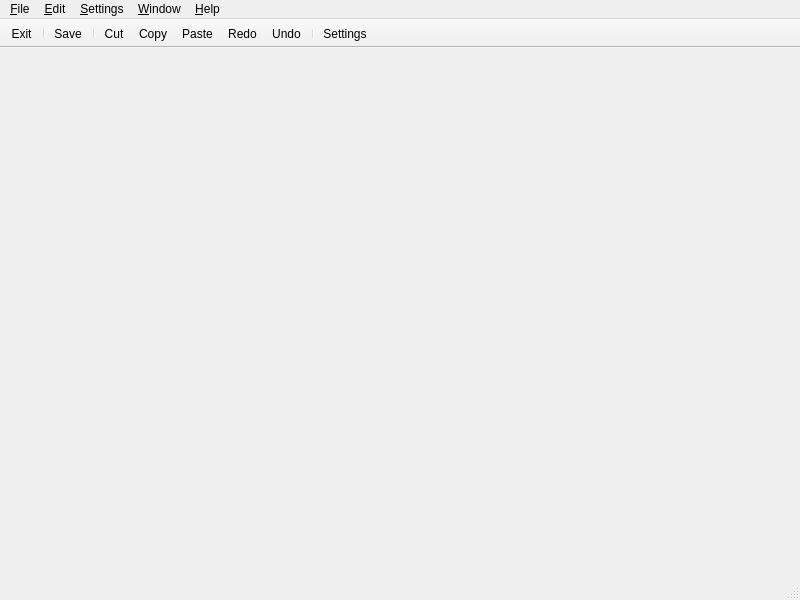
<?xml version="1.0" encoding="UTF-8"?>
<ui version="4.0">
 <class>MainWindow</class>
 <widget class="QMainWindow" name="MainWindow">
  <property name="geometry">
   <rect>
    <x>0</x>
    <y>0</y>
    <width>800</width>
    <height>600</height>
   </rect>
  </property>
  <property name="windowTitle">
   <string>Buttons and Actions Template</string>
  </property>
  <widget class="QWidget" name="centralwidget"/>
  <widget class="QMenuBar" name="menubarStandard">
   <property name="geometry">
    <rect>
     <x>0</x>
     <y>0</y>
     <width>800</width>
     <height>22</height>
    </rect>
   </property>
   <widget class="QMenu" name="menu_File">
    <property name="title">
     <string>&amp;File</string>
    </property>
    <addaction name="actionMenuSave"/>
    <addaction name="actionMenuSaveAs"/>
    <addaction name="separator"/>
    <addaction name="actionMenuExit"/>
   </widget>
   <widget class="QMenu" name="menu_Edit">
    <property name="title">
     <string>&amp;Edit</string>
    </property>
    <addaction name="actionMenuCopy"/>
    <addaction name="actionMenuCut"/>
    <addaction name="actionMenuPaste"/>
    <addaction name="actionMenuClear"/>
    <addaction name="separator"/>
    <addaction name="actionMenuRedo"/>
    <addaction name="actionMenuUndo"/>
    <addaction name="separator"/>
    <addaction name="actionMenuSelectAll"/>
   </widget>
   <widget class="QMenu" name="menu_Settings">
    <property name="title">
     <string>&amp;Settings</string>
    </property>
    <addaction name="actionMenuConfigure"/>
   </widget>
   <widget class="QMenu" name="menu_Window">
    <property name="title">
     <string>&amp;Window</string>
    </property>
    <addaction name="actionMenuMinimise"/>
    <addaction name="actionMenuMaximise"/>
   </widget>
   <widget class="QMenu" name="menu_Help">
    <property name="title">
     <string>&amp;Help</string>
    </property>
    <addaction name="actionMenuContextHelp"/>
    <addaction name="separator"/>
    <addaction name="actionMenuAbout"/>
    <addaction name="actionMenuAboutQt"/>
   </widget>
   <addaction name="menu_File"/>
   <addaction name="menu_Edit"/>
   <addaction name="menu_Settings"/>
   <addaction name="menu_Window"/>
   <addaction name="menu_Help"/>
  </widget>
  <widget class="QStatusBar" name="statusbarStandard"/>
  <widget class="QToolBar" name="toolBarSmall">
   <property name="minimumSize">
    <size>
     <width>0</width>
     <height>0</height>
    </size>
   </property>
   <property name="cursor">
    <cursorShape>PointingHandCursor</cursorShape>
   </property>
   <property name="windowTitle">
    <string>toolBarSmall</string>
   </property>
   <property name="movable">
    <bool>false</bool>
   </property>
   <property name="iconSize">
    <size>
     <width>64</width>
     <height>64</height>
    </size>
   </property>
   <attribute name="toolBarArea">
    <enum>TopToolBarArea</enum>
   </attribute>
   <attribute name="toolBarBreak">
    <bool>false</bool>
   </attribute>
   <addaction name="actionExit"/>
   <addaction name="separator"/>
   <addaction name="actionSave"/>
   <addaction name="separator"/>
   <addaction name="actionCut"/>
   <addaction name="actionCopy"/>
   <addaction name="actionPaste"/>
   <addaction name="actionRedo"/>
   <addaction name="actionUndo"/>
   <addaction name="separator"/>
   <addaction name="actionSettings"/>
  </widget>
  <action name="actionAbout">
   <property name="icon">
    <iconset resource="buttonresource.qrc">
     <normaloff>:/Buttons/glassButtonAbout.png</normaloff>:/Buttons/glassButtonAbout.png</iconset>
   </property>
   <property name="text">
    <string>About</string>
   </property>
   <property name="toolTip">
    <string>About</string>
   </property>
  </action>
  <action name="actionAndroid">
   <property name="icon">
    <iconset resource="buttonresource.qrc">
     <normaloff>:/Buttons/glassButtonAndroid.png</normaloff>:/Buttons/glassButtonAndroid.png</iconset>
   </property>
   <property name="text">
    <string>Android</string>
   </property>
   <property name="toolTip">
    <string>Android</string>
   </property>
  </action>
  <action name="actionApacheWebServer">
   <property name="icon">
    <iconset resource="buttonresource.qrc">
     <normaloff>:/Buttons/glassButtonApacheWebServer.png</normaloff>:/Buttons/glassButtonApacheWebServer.png</iconset>
   </property>
   <property name="text">
    <string>Apache Web Server</string>
   </property>
   <property name="toolTip">
    <string>Apache Web Server</string>
   </property>
  </action>
  <action name="actionArduino">
   <property name="icon">
    <iconset resource="buttonresource.qrc">
     <normaloff>:/Buttons/glassButtonArduino.png</normaloff>:/Buttons/glassButtonArduino.png</iconset>
   </property>
   <property name="text">
    <string>Arduino</string>
   </property>
   <property name="toolTip">
    <string>Arduino</string>
   </property>
  </action>
  <action name="actionBash">
   <property name="icon">
    <iconset resource="buttonresource.qrc">
     <normaloff>:/Buttons/glassButtonBash.png</normaloff>:/Buttons/glassButtonBash.png</iconset>
   </property>
   <property name="text">
    <string>Bash</string>
   </property>
   <property name="toolTip">
    <string>Bash</string>
   </property>
  </action>
  <action name="actionC">
   <property name="icon">
    <iconset resource="buttonresource.qrc">
     <normaloff>:/Buttons/glassButtonC.png</normaloff>:/Buttons/glassButtonC.png</iconset>
   </property>
   <property name="text">
    <string>C</string>
   </property>
   <property name="toolTip">
    <string>C</string>
   </property>
  </action>
  <action name="actionCpp">
   <property name="icon">
    <iconset resource="buttonresource.qrc">
     <normaloff>:/Buttons/glassButtonC++.png</normaloff>:/Buttons/glassButtonC++.png</iconset>
   </property>
   <property name="text">
    <string>C++</string>
   </property>
   <property name="toolTip">
    <string>C++</string>
   </property>
  </action>
  <action name="actionCancel">
   <property name="icon">
    <iconset resource="buttonresource.qrc">
     <normaloff>:/Buttons/glassButtonCancel.png</normaloff>:/Buttons/glassButtonCancel.png</iconset>
   </property>
   <property name="text">
    <string>Cancel</string>
   </property>
   <property name="toolTip">
    <string>Cancel</string>
   </property>
  </action>
  <action name="actionClear">
   <property name="icon">
    <iconset resource="buttonresource.qrc">
     <normaloff>:/Buttons/glassButtonClear.png</normaloff>:/Buttons/glassButtonClear.png</iconset>
   </property>
   <property name="text">
    <string>Clear</string>
   </property>
   <property name="toolTip">
    <string>Clear</string>
   </property>
  </action>
  <action name="actionCMake">
   <property name="icon">
    <iconset resource="buttonresource.qrc">
     <normaloff>:/Buttons/glassButtonCMake.png</normaloff>:/Buttons/glassButtonCMake.png</iconset>
   </property>
   <property name="text">
    <string>CMake</string>
   </property>
   <property name="toolTip">
    <string>CMake</string>
   </property>
  </action>
  <action name="actionCopy">
   <property name="icon">
    <iconset resource="buttonresource.qrc">
     <normaloff>:/Buttons/glassButtonCopy.png</normaloff>:/Buttons/glassButtonCopy.png</iconset>
   </property>
   <property name="text">
    <string>Copy</string>
   </property>
   <property name="toolTip">
    <string>Copy</string>
   </property>
  </action>
  <action name="actionCSS">
   <property name="icon">
    <iconset resource="buttonresource.qrc">
     <normaloff>:/Buttons/glassButtonCSS.png</normaloff>:/Buttons/glassButtonCSS.png</iconset>
   </property>
   <property name="text">
    <string>CSS</string>
   </property>
   <property name="toolTip">
    <string>CSS</string>
   </property>
  </action>
  <action name="actionCut">
   <property name="icon">
    <iconset resource="buttonresource.qrc">
     <normaloff>:/Buttons/glassButtonCut.png</normaloff>:/Buttons/glassButtonCut.png</iconset>
   </property>
   <property name="text">
    <string>Cut</string>
   </property>
   <property name="toolTip">
    <string>Cut</string>
   </property>
  </action>
  <action name="actionDoxygen">
   <property name="icon">
    <iconset resource="buttonresource.qrc">
     <normaloff>:/Buttons/glassButtonDoxygen.png</normaloff>:/Buttons/glassButtonDoxygen.png</iconset>
   </property>
   <property name="text">
    <string>Doxygen</string>
   </property>
   <property name="toolTip">
    <string>Doxygen</string>
   </property>
  </action>
  <action name="actionExit">
   <property name="icon">
    <iconset resource="buttonresource.qrc">
     <normaloff>:/Buttons/glassButtonExit.png</normaloff>:/Buttons/glassButtonExit.png</iconset>
   </property>
   <property name="text">
    <string>Exit</string>
   </property>
   <property name="toolTip">
    <string>Exit</string>
   </property>
  </action>
  <action name="actionGit">
   <property name="icon">
    <iconset resource="buttonresource.qrc">
     <normaloff>:/Buttons/glassButtonGit.png</normaloff>:/Buttons/glassButtonGit.png</iconset>
   </property>
   <property name="text">
    <string>Git</string>
   </property>
   <property name="toolTip">
    <string>Git</string>
   </property>
  </action>
  <action name="actionGitHub">
   <property name="icon">
    <iconset resource="buttonresource.qrc">
     <normaloff>:/Buttons/glassButtonGitHub.png</normaloff>:/Buttons/glassButtonGitHub.png</iconset>
   </property>
   <property name="text">
    <string>GitHub</string>
   </property>
   <property name="toolTip">
    <string>GitHub</string>
   </property>
  </action>
  <action name="actionGraphViz">
   <property name="icon">
    <iconset resource="buttonresource.qrc">
     <normaloff>:/Buttons/glassButtonGraphViz.png</normaloff>:/Buttons/glassButtonGraphViz.png</iconset>
   </property>
   <property name="text">
    <string>GraphViz</string>
   </property>
   <property name="toolTip">
    <string>GraphViz</string>
   </property>
  </action>
  <action name="actionHelp">
   <property name="icon">
    <iconset resource="buttonresource.qrc">
     <normaloff>:/Buttons/glassButtonHelp.png</normaloff>:/Buttons/glassButtonHelp.png</iconset>
   </property>
   <property name="text">
    <string>Help</string>
   </property>
   <property name="toolTip">
    <string>Help</string>
   </property>
  </action>
  <action name="actionHTML">
   <property name="icon">
    <iconset resource="buttonresource.qrc">
     <normaloff>:/Buttons/glassButtonHtml.png</normaloff>:/Buttons/glassButtonHtml.png</iconset>
   </property>
   <property name="text">
    <string>HTML</string>
   </property>
   <property name="toolTip">
    <string>HTML</string>
   </property>
  </action>
  <action name="actionImages">
   <property name="icon">
    <iconset resource="buttonresource.qrc">
     <normaloff>:/Buttons/glassButtonImages.png</normaloff>:/Buttons/glassButtonImages.png</iconset>
   </property>
   <property name="text">
    <string>Images</string>
   </property>
   <property name="toolTip">
    <string>Images</string>
   </property>
  </action>
  <action name="actioniOS">
   <property name="icon">
    <iconset resource="buttonresource.qrc">
     <normaloff>:/Buttons/glassButtonIos.png</normaloff>:/Buttons/glassButtonIos.png</iconset>
   </property>
   <property name="text">
    <string>iOS</string>
   </property>
   <property name="toolTip">
    <string>iOS</string>
   </property>
  </action>
  <action name="actionJava">
   <property name="icon">
    <iconset resource="buttonresource.qrc">
     <normaloff>:/Buttons/glassButtonJava.png</normaloff>:/Buttons/glassButtonJava.png</iconset>
   </property>
   <property name="text">
    <string>Java</string>
   </property>
   <property name="toolTip">
    <string>Java</string>
   </property>
  </action>
  <action name="actionKDoc">
   <property name="icon">
    <iconset resource="buttonresource.qrc">
     <normaloff>:/Buttons/glassButtonKDoc.png</normaloff>:/Buttons/glassButtonKDoc.png</iconset>
   </property>
   <property name="text">
    <string>KDoc</string>
   </property>
   <property name="toolTip">
    <string>KDoc</string>
   </property>
  </action>
  <action name="actionKotlin">
   <property name="icon">
    <iconset resource="buttonresource.qrc">
     <normaloff>:/Buttons/glassButtonKotlin.png</normaloff>:/Buttons/glassButtonKotlin.png</iconset>
   </property>
   <property name="text">
    <string>Kotlin</string>
   </property>
   <property name="toolTip">
    <string>Kotlin</string>
   </property>
  </action>
  <action name="actionList">
   <property name="icon">
    <iconset resource="buttonresource.qrc">
     <normaloff>:/Buttons/glassButtonList.png</normaloff>:/Buttons/glassButtonList.png</iconset>
   </property>
   <property name="text">
    <string>List</string>
   </property>
   <property name="toolTip">
    <string>List</string>
   </property>
  </action>
  <action name="actionLoad">
   <property name="icon">
    <iconset resource="buttonresource.qrc">
     <normaloff>:/Buttons/glassButtonLoad.png</normaloff>:/Buttons/glassButtonLoad.png</iconset>
   </property>
   <property name="text">
    <string>Load</string>
   </property>
   <property name="toolTip">
    <string>Load</string>
   </property>
  </action>
  <action name="actionMySql">
   <property name="icon">
    <iconset resource="buttonresource.qrc">
     <normaloff>:/Buttons/glassButtonMySql.png</normaloff>:/Buttons/glassButtonMySql.png</iconset>
   </property>
   <property name="text">
    <string>MySQL</string>
   </property>
   <property name="toolTip">
    <string>MySQL</string>
   </property>
  </action>
  <action name="actionNew">
   <property name="icon">
    <iconset resource="buttonresource.qrc">
     <normaloff>:/Buttons/glassButtonNew.png</normaloff>:/Buttons/glassButtonNew.png</iconset>
   </property>
   <property name="text">
    <string>New</string>
   </property>
   <property name="toolTip">
    <string>New</string>
   </property>
  </action>
  <action name="actionNo">
   <property name="icon">
    <iconset resource="buttonresource.qrc">
     <normaloff>:/Buttons/glassButtonNo.png</normaloff>:/Buttons/glassButtonNo.png</iconset>
   </property>
   <property name="text">
    <string>No</string>
   </property>
   <property name="toolTip">
    <string>No</string>
   </property>
  </action>
  <action name="actionOverWrite">
   <property name="icon">
    <iconset resource="buttonresource.qrc">
     <normaloff>:/Buttons/glassButtonOverWrite.png</normaloff>:/Buttons/glassButtonOverWrite.png</iconset>
   </property>
   <property name="text">
    <string>Over Write</string>
   </property>
   <property name="toolTip">
    <string>Over Write</string>
   </property>
  </action>
  <action name="actionPaste">
   <property name="icon">
    <iconset resource="buttonresource.qrc">
     <normaloff>:/Buttons/glassButtonPaste.png</normaloff>:/Buttons/glassButtonPaste.png</iconset>
   </property>
   <property name="text">
    <string>Paste</string>
   </property>
   <property name="toolTip">
    <string>Paste</string>
   </property>
  </action>
  <action name="actionPhp">
   <property name="icon">
    <iconset resource="buttonresource.qrc">
     <normaloff>:/Buttons/glassButtonPhp.png</normaloff>:/Buttons/glassButtonPhp.png</iconset>
   </property>
   <property name="text">
    <string>PHP</string>
   </property>
   <property name="toolTip">
    <string>PHP</string>
   </property>
  </action>
  <action name="actionPostgreSql">
   <property name="icon">
    <iconset resource="buttonresource.qrc">
     <normaloff>:/Buttons/glassButtonPostgreSql.png</normaloff>:/Buttons/glassButtonPostgreSql.png</iconset>
   </property>
   <property name="text">
    <string>PostgreSql</string>
   </property>
   <property name="toolTip">
    <string>PostggreSql</string>
   </property>
  </action>
  <action name="actionPrint">
   <property name="icon">
    <iconset resource="buttonresource.qrc">
     <normaloff>:/Buttons/glassButtonPrint.png</normaloff>:/Buttons/glassButtonPrint.png</iconset>
   </property>
   <property name="text">
    <string>Print</string>
   </property>
   <property name="toolTip">
    <string>Print</string>
   </property>
  </action>
  <action name="actionPython">
   <property name="icon">
    <iconset resource="buttonresource.qrc">
     <normaloff>:/Buttons/glassButtonPython.png</normaloff>:/Buttons/glassButtonPython.png</iconset>
   </property>
   <property name="text">
    <string>Python</string>
   </property>
   <property name="toolTip">
    <string>Python</string>
   </property>
  </action>
  <action name="actionQt">
   <property name="icon">
    <iconset resource="buttonresource.qrc">
     <normaloff>:/Buttons/glassButtonQt.png</normaloff>:/Buttons/glassButtonQt.png</iconset>
   </property>
   <property name="text">
    <string>Qt</string>
   </property>
   <property name="toolTip">
    <string>Qt</string>
   </property>
  </action>
  <action name="actionQtAbout">
   <property name="icon">
    <iconset resource="buttonresource.qrc">
     <normaloff>:/Buttons/glassButtonQtAbout.png</normaloff>:/Buttons/glassButtonQtAbout.png</iconset>
   </property>
   <property name="text">
    <string>Qt About</string>
   </property>
   <property name="toolTip">
    <string>Qt About</string>
   </property>
  </action>
  <action name="actionQtDesigner">
   <property name="icon">
    <iconset resource="buttonresource.qrc">
     <normaloff>:/Buttons/glassButtonQtDesigner.png</normaloff>:/Buttons/glassButtonQtDesigner.png</iconset>
   </property>
   <property name="text">
    <string>Qt Designer</string>
   </property>
   <property name="toolTip">
    <string>Qt Designer</string>
   </property>
  </action>
  <action name="actionQtPython">
   <property name="icon">
    <iconset resource="buttonresource.qrc">
     <normaloff>:/Buttons/glassButtonQtPython.png</normaloff>:/Buttons/glassButtonQtPython.png</iconset>
   </property>
   <property name="text">
    <string>Qt Python</string>
   </property>
   <property name="toolTip">
    <string>Qt Python</string>
   </property>
  </action>
  <action name="actionQuit">
   <property name="icon">
    <iconset resource="buttonresource.qrc">
     <normaloff>:/Buttons/glassButtonQuit.png</normaloff>:/Buttons/glassButtonQuit.png</iconset>
   </property>
   <property name="text">
    <string>Quit</string>
   </property>
   <property name="toolTip">
    <string>Quit</string>
   </property>
  </action>
  <action name="actionRedo">
   <property name="icon">
    <iconset resource="buttonresource.qrc">
     <normaloff>:/Buttons/glassButtonRedo.png</normaloff>:/Buttons/glassButtonRedo.png</iconset>
   </property>
   <property name="text">
    <string>Redo</string>
   </property>
   <property name="toolTip">
    <string>Redo</string>
   </property>
  </action>
  <action name="actionRename">
   <property name="icon">
    <iconset resource="buttonresource.qrc">
     <normaloff>:/Buttons/glassButtonRename.png</normaloff>:/Buttons/glassButtonRename.png</iconset>
   </property>
   <property name="text">
    <string>Rename</string>
   </property>
   <property name="toolTip">
    <string>Rename</string>
   </property>
  </action>
  <action name="actionReset">
   <property name="icon">
    <iconset resource="buttonresource.qrc">
     <normaloff>:/Buttons/glassButtonReset.png</normaloff>:/Buttons/glassButtonReset.png</iconset>
   </property>
   <property name="text">
    <string>Reset</string>
   </property>
   <property name="toolTip">
    <string>Reset</string>
   </property>
  </action>
  <action name="actionResourceCompiler">
   <property name="icon">
    <iconset resource="buttonresource.qrc">
     <normaloff>:/Buttons/glassButtonResourceCompiler.png</normaloff>:/Buttons/glassButtonResourceCompiler.png</iconset>
   </property>
   <property name="text">
    <string>Resource Compiler</string>
   </property>
   <property name="toolTip">
    <string>Resource Compiler</string>
   </property>
  </action>
  <action name="actionRun">
   <property name="icon">
    <iconset resource="buttonresource.qrc">
     <normaloff>:/Buttons/glassButtonRun.png</normaloff>:/Buttons/glassButtonRun.png</iconset>
   </property>
   <property name="text">
    <string>Run</string>
   </property>
   <property name="toolTip">
    <string>Run</string>
   </property>
  </action>
  <action name="actionSave">
   <property name="icon">
    <iconset resource="buttonresource.qrc">
     <normaloff>:/Buttons/glassButtonSave.png</normaloff>:/Buttons/glassButtonSave.png</iconset>
   </property>
   <property name="text">
    <string>Save</string>
   </property>
   <property name="toolTip">
    <string>Save</string>
   </property>
  </action>
  <action name="actionSaveAs">
   <property name="icon">
    <iconset resource="buttonresource.qrc">
     <normaloff>:/Buttons/glassButtonSaveAs.png</normaloff>:/Buttons/glassButtonSaveAs.png</iconset>
   </property>
   <property name="text">
    <string>Save As</string>
   </property>
   <property name="toolTip">
    <string>Save As</string>
   </property>
  </action>
  <action name="actionScript">
   <property name="icon">
    <iconset resource="buttonresource.qrc">
     <normaloff>:/Buttons/glassButtonScript.png</normaloff>:/Buttons/glassButtonScript.png</iconset>
   </property>
   <property name="text">
    <string>Script</string>
   </property>
   <property name="toolTip">
    <string>Script</string>
   </property>
  </action>
  <action name="actionSelect">
   <property name="icon">
    <iconset resource="buttonresource.qrc">
     <normaloff>:/Buttons/glassButtonSelect.png</normaloff>:/Buttons/glassButtonSelect.png</iconset>
   </property>
   <property name="text">
    <string>Select</string>
   </property>
   <property name="toolTip">
    <string>Select</string>
   </property>
  </action>
  <action name="actionSettings">
   <property name="icon">
    <iconset resource="buttonresource.qrc">
     <normaloff>:/Buttons/glassButtonSettings.png</normaloff>:/Buttons/glassButtonSettings.png</iconset>
   </property>
   <property name="text">
    <string>Settings</string>
   </property>
   <property name="toolTip">
    <string>Settings</string>
   </property>
  </action>
  <action name="actionSqlLite">
   <property name="icon">
    <iconset resource="buttonresource.qrc">
     <normaloff>:/Buttons/glassButtonSqllite.png</normaloff>:/Buttons/glassButtonSqllite.png</iconset>
   </property>
   <property name="text">
    <string>SQL Lite</string>
   </property>
   <property name="toolTip">
    <string>SQL Lite</string>
   </property>
  </action>
  <action name="actionStart">
   <property name="icon">
    <iconset resource="buttonresource.qrc">
     <normaloff>:/Buttons/glassButtonStart.png</normaloff>:/Buttons/glassButtonStart.png</iconset>
   </property>
   <property name="text">
    <string>Start</string>
   </property>
   <property name="toolTip">
    <string>Start</string>
   </property>
  </action>
  <action name="actionStop">
   <property name="icon">
    <iconset resource="buttonresource.qrc">
     <normaloff>:/Buttons/glassButtonStop.png</normaloff>:/Buttons/glassButtonStop.png</iconset>
   </property>
   <property name="text">
    <string>Stop</string>
   </property>
   <property name="toolTip">
    <string>Stop</string>
   </property>
  </action>
  <action name="actionUndo">
   <property name="icon">
    <iconset resource="buttonresource.qrc">
     <normaloff>:/Buttons/glassButtonUndo.png</normaloff>:/Buttons/glassButtonUndo.png</iconset>
   </property>
   <property name="text">
    <string>Undo</string>
   </property>
   <property name="toolTip">
    <string>Undo</string>
   </property>
  </action>
  <action name="actionUsb">
   <property name="icon">
    <iconset resource="buttonresource.qrc">
     <normaloff>:/Buttons/glassButtonUsb.png</normaloff>:/Buttons/glassButtonUsb.png</iconset>
   </property>
   <property name="text">
    <string>USB</string>
   </property>
   <property name="toolTip">
    <string>USB</string>
   </property>
  </action>
  <action name="actionUserInterface">
   <property name="icon">
    <iconset resource="buttonresource.qrc">
     <normaloff>:/Buttons/glassButtonUserInterface.png</normaloff>:/Buttons/glassButtonUserInterface.png</iconset>
   </property>
   <property name="text">
    <string>User Interface</string>
   </property>
   <property name="toolTip">
    <string>User Interface</string>
   </property>
  </action>
  <action name="actionVSCode">
   <property name="icon">
    <iconset resource="buttonresource.qrc">
     <normaloff>:/Buttons/glassButtonVSCode.png</normaloff>:/Buttons/glassButtonVSCode.png</iconset>
   </property>
   <property name="text">
    <string>VS Code</string>
   </property>
   <property name="toolTip">
    <string>VS Code</string>
   </property>
  </action>
  <action name="actionWrite">
   <property name="icon">
    <iconset resource="buttonresource.qrc">
     <normaloff>:/Buttons/glassButtonWrite.png</normaloff>:/Buttons/glassButtonWrite.png</iconset>
   </property>
   <property name="text">
    <string>Write</string>
   </property>
   <property name="toolTip">
    <string>Write</string>
   </property>
  </action>
  <action name="actionWww">
   <property name="icon">
    <iconset resource="buttonresource.qrc">
     <normaloff>:/Buttons/glassButtonWWW.png</normaloff>:/Buttons/glassButtonWWW.png</iconset>
   </property>
   <property name="text">
    <string>WWW</string>
   </property>
   <property name="toolTip">
    <string>WWW</string>
   </property>
  </action>
  <action name="actionYes">
   <property name="icon">
    <iconset resource="buttonresource.qrc">
     <normaloff>:/Buttons/glassButtonYes.png</normaloff>:/Buttons/glassButtonYes.png</iconset>
   </property>
   <property name="text">
    <string>Yes</string>
   </property>
   <property name="toolTip">
    <string>Tes</string>
   </property>
  </action>
  <action name="actionAbort">
   <property name="icon">
    <iconset resource="buttonresource.qrc">
     <normaloff>:/Buttons/glassButtonAbort.png</normaloff>:/Buttons/glassButtonAbort.png</iconset>
   </property>
   <property name="text">
    <string>Abort</string>
   </property>
   <property name="toolTip">
    <string>Abort</string>
   </property>
  </action>
  <action name="actionConfigure">
   <property name="icon">
    <iconset resource="buttonresource.qrc">
     <normaloff>:/Buttons/glassButtonConfigure.png</normaloff>:/Buttons/glassButtonConfigure.png</iconset>
   </property>
   <property name="text">
    <string>Configure</string>
   </property>
   <property name="toolTip">
    <string>Configure</string>
   </property>
  </action>
  <action name="actionDia">
   <property name="icon">
    <iconset resource="buttonresource.qrc">
     <normaloff>:/Buttons/glassButtonDia.png</normaloff>:/Buttons/glassButtonDia.png</iconset>
   </property>
   <property name="text">
    <string>Dia</string>
   </property>
   <property name="toolTip">
    <string>Dia</string>
   </property>
  </action>
  <action name="actionPyQt">
   <property name="icon">
    <iconset resource="buttonresource.qrc">
     <normaloff>:/Buttons/glassButtonPyQt.png</normaloff>:/Buttons/glassButtonPyQt.png</iconset>
   </property>
   <property name="text">
    <string>PyQt</string>
   </property>
   <property name="toolTip">
    <string>PyQt</string>
   </property>
  </action>
  <action name="actionPySide">
   <property name="icon">
    <iconset resource="buttonresource.qrc">
     <normaloff>:/Buttons/glassButtonPySide.png</normaloff>:/Buttons/glassButtonPySide.png</iconset>
   </property>
   <property name="text">
    <string>PySide</string>
   </property>
   <property name="toolTip">
    <string>PySide</string>
   </property>
  </action>
  <action name="actionMinimise">
   <property name="icon">
    <iconset resource="buttonresource.qrc">
     <normaloff>:/Buttons/glassButtonMinimise.png</normaloff>:/Buttons/glassButtonMinimise.png</iconset>
   </property>
   <property name="text">
    <string>Minimise</string>
   </property>
   <property name="toolTip">
    <string>Minimise</string>
   </property>
  </action>
  <action name="actionMaximise">
   <property name="icon">
    <iconset resource="buttonresource.qrc">
     <normaloff>:/Buttons/glassButtonMaximise.png</normaloff>:/Buttons/glassButtonMaximise.png</iconset>
   </property>
   <property name="text">
    <string>Maximise</string>
   </property>
   <property name="toolTip">
    <string>Maximise</string>
   </property>
  </action>
  <action name="actionContextHelp">
   <property name="text">
    <string>Context Help</string>
   </property>
   <property name="toolTip">
    <string>Context Help</string>
   </property>
  </action>
  <action name="actionSetUp">
   <property name="icon">
    <iconset resource="buttonresource.qrc">
     <normaloff>:/Buttons/glassButtonSetUp.png</normaloff>:/Buttons/glassButtonSetUp.png</iconset>
   </property>
   <property name="text">
    <string>Set Up</string>
   </property>
   <property name="toolTip">
    <string>Set Up</string>
   </property>
  </action>
  <action name="actionMenuMinimise">
   <property name="text">
    <string>Minimise</string>
   </property>
  </action>
  <action name="actionMenuMaximise">
   <property name="text">
    <string>Maximise</string>
   </property>
  </action>
  <action name="actionMenuContextHelp">
   <property name="text">
    <string>Context Help</string>
   </property>
   <property name="toolTip">
    <string>Context Help</string>
   </property>
   <property name="shortcut">
    <string>F1</string>
   </property>
  </action>
  <action name="actionMenuExit">
   <property name="text">
    <string>Exit</string>
   </property>
   <property name="toolTip">
    <string>Exit</string>
   </property>
   <property name="shortcut">
    <string>Ctrl+Q</string>
   </property>
  </action>
  <action name="actionMenuCopy">
   <property name="text">
    <string>Copy</string>
   </property>
   <property name="shortcut">
    <string>Ctrl+C</string>
   </property>
  </action>
  <action name="actionMenuCut">
   <property name="text">
    <string>Cut</string>
   </property>
   <property name="shortcut">
    <string>Ctrl+X</string>
   </property>
  </action>
  <action name="actionMenuPaste">
   <property name="text">
    <string>Paste</string>
   </property>
   <property name="shortcut">
    <string>Ctrl+V</string>
   </property>
  </action>
  <action name="actionMenuRedo">
   <property name="text">
    <string>Redo</string>
   </property>
   <property name="shortcut">
    <string>Ctrl+Y</string>
   </property>
  </action>
  <action name="actionMenuUndo">
   <property name="text">
    <string>Undo</string>
   </property>
   <property name="shortcut">
    <string>Ctrl+Z</string>
   </property>
  </action>
  <action name="actionMenuClear">
   <property name="text">
    <string>Clear</string>
   </property>
  </action>
  <action name="actionMenuSelectAll">
   <property name="text">
    <string>Select All</string>
   </property>
   <property name="shortcut">
    <string>Ctrl+A</string>
   </property>
  </action>
  <action name="actionMenuSave">
   <property name="text">
    <string>Save</string>
   </property>
   <property name="shortcut">
    <string>Ctrl+S</string>
   </property>
  </action>
  <action name="actionMenuSaveAs">
   <property name="text">
    <string>Save As</string>
   </property>
   <property name="shortcut">
    <string>Ctrl+Shift+S</string>
   </property>
  </action>
  <action name="actionMenuConfigure">
   <property name="text">
    <string>Configure</string>
   </property>
  </action>
  <action name="actionMenuAbout">
   <property name="text">
    <string>About</string>
   </property>
  </action>
  <action name="actionMenuAboutQt">
   <property name="text">
    <string>About Qt</string>
   </property>
  </action>
 </widget>
 <resources>
  <include location="buttonresource.qrc"/>
 </resources>
 <connections/>
</ui>
